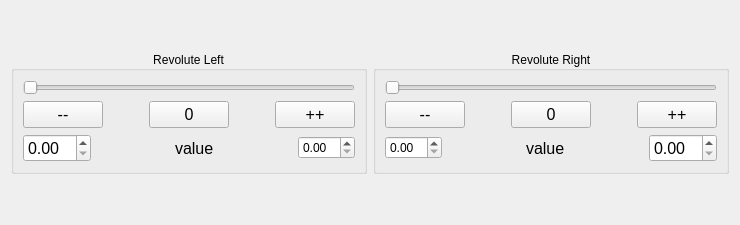
                    <widget class="QWidget" name="revolute_control_separate_tab_widget">
                      <attribute name="title">
                        <string>Separate</string>
                      </attribute>
                      <layout class="QVBoxLayout" name="revolute_control_separate_tab_widget_vertical_layout">
                        <item>
                          <spacer name="revolute_control_separate_tab_widget_vertical_layout_upper_spacer">
                            <property name="orientation">
                              <enum>Qt::Vertical</enum>
                            </property>
                            <property name="sizeHint" stdset="0">
                              <size>
                                <width>20</width>
                                <height>40</height>
                              </size>
                            </property>
                          </spacer>
                        </item>
                        <item>
                          <layout class="QHBoxLayout" name="revolute_control_separate_horizontal_layout">
                            <!-- revolute control separate left start -->
                            <item>
                              <widget class="QGroupBox" name="revolute_control_separate_left_group_box">
                                <property name="title">
                                  <string>Revolute Left</string>
                                </property>
                                <property name="alignment">
                                  <set>Qt::AlignCenter</set>
                                </property>
                                <layout class="QVBoxLayout" name="revolute_control_separate_left_vertical_layout">
                                  <item>
                                    <widget class="QSlider" name="revolute_control_separate_left_slider">
                                      <property name="orientation">
                                        <enum>Qt::Horizontal</enum>
                                      </property>
                                    </widget>
                                  </item>
                                  <item>
                                    <layout class="QHBoxLayout" name="revolute_control_separate_left_button">
                                      <item>
                                        <widget class="QPushButton" name="revolute_control_separate_left_button_decrease">
                                          <property name="font">
                                            <font>
                                              <pointsize>12</pointsize>
                                            </font>
                                          </property>
                                          <property name="text">
                                            <string>--</string>
                                          </property>
                                        </widget>
                                      </item>
                                      <item>
                                        <spacer name="revolute_control_separate_left_button_left_spacer">
                                          <property name="orientation">
                                            <enum>Qt::Horizontal</enum>
                                          </property>
                                          <property name="sizeHint" stdset="0">
                                            <size>
                                              <width>40</width>
                                              <height>20</height>
                                            </size>
                                          </property>
                                        </spacer>
                                      </item>
                                      <item>
                                        <widget class="QPushButton" name="revolute_control_separate_button_left_reset">
                                          <property name="font">
                                            <font>
                                              <pointsize>12</pointsize>
                                            </font>
                                          </property>
                                          <property name="text">
                                            <string>0</string>
                                          </property>
                                        </widget>
                                      </item>
                                      <item>
                                        <spacer name="revolute_control_separate_left_button_right_spacer">
                                          <property name="orientation">
                                            <enum>Qt::Horizontal</enum>
                                          </property>
                                          <property name="sizeHint" stdset="0">
                                            <size>
                                              <width>40</width>
                                              <height>20</height>
                                            </size>
                                          </property>
                                        </spacer>
                                      </item>
                                      <item>
                                        <widget class="QPushButton" name="revolute_control_separate_left_button_increase">
                                          <property name="font">
                                            <font>
                                              <pointsize>12</pointsize>
                                            </font>
                                          </property>
                                          <property name="text">
                                            <string>++</string>
                                          </property>
                                        </widget>
                                      </item>
                                    </layout>
                                  </item>
                                  <item>
                                    <layout class="QHBoxLayout" name="revolute_control_separate_left_value">
                                      <item>
                                        <widget class="QDoubleSpinBox" name="revolute_control_separate_left_value_minimum">
                                          <property name="font">
                                            <font>
                                              <pointsize>12</pointsize>
                                            </font>
                                          </property>
                                        </widget>
                                      </item>
                                      <item>
                                        <spacer name="revolute_control_separate_left_value_left_spacer">
                                          <property name="orientation">
                                            <enum>Qt::Horizontal</enum>
                                          </property>
                                          <property name="sizeHint" stdset="0">
                                            <size>
                                              <width>40</width>
                                              <height>20</height>
                                            </size>
                                          </property>
                                        </spacer>
                                      </item>
                                      <item>
                                        <widget class="QLabel" name="revolute_control_separate_left_value_current">
                                          <property name="font">
                                            <font>
                                              <pointsize>12</pointsize>
                                            </font>
                                          </property>
                                          <property name="text">
                                            <string>value</string>
                                          </property>
                                        </widget>
                                      </item>
                                      <item>
                                        <spacer name="revolute_control_separate_left_value_right_spacer">
                                          <property name="orientation">
                                            <enum>Qt::Horizontal</enum>
                                          </property>
                                          <property name="sizeHint" stdset="0">
                                            <size>
                                              <width>40</width>
                                              <height>20</height>
                                            </size>
                                          </property>
                                        </spacer>
                                      </item>
                                      <item>
                                        <widget class="QDoubleSpinBox" name="revolute_control_separate_left_value_maximum"/>
                                      </item>
                                    </layout>
                                  </item>
                                </layout>
                              </widget>
                            </item>
                            <!-- revolute control separate left end -->

                            <!-- revolute control separate right start -->
                            <item>
                              <widget class="QGroupBox" name="revolute_control_separate_right_group_box">
                                <property name="title">
                                  <string>Revolute Right</string>
                                </property>
                                <property name="alignment">
                                  <set>Qt::AlignCenter</set>
                                </property>
                                <layout class="QVBoxLayout" name="revolute_control_separate_right_vertical_layout">
                                  <item>
                                    <widget class="QSlider" name="revolute_control_separate_right_slider">
                                      <property name="orientation">
                                        <enum>Qt::Horizontal</enum>
                                      </property>
                                    </widget>
                                  </item>
                                  <item>
                                    <layout class="QHBoxLayout" name="revolute_control_separate_right_button">
                                      <item>
                                        <widget class="QPushButton" name="revolute_control_separate_right_button_decrease">
                                          <property name="font">
                                            <font>
                                              <pointsize>12</pointsize>
                                            </font>
                                          </property>
                                          <property name="text">
                                            <string>--</string>
                                          </property>
                                        </widget>
                                      </item>
                                      <item>
                                        <spacer name="revolute_control_separate_right_button_left_spacer">
                                          <property name="orientation">
                                            <enum>Qt::Horizontal</enum>
                                          </property>
                                          <property name="sizeHint" stdset="0">
                                            <size>
                                              <width>40</width>
                                              <height>20</height>
                                            </size>
                                          </property>
                                        </spacer>
                                      </item>
                                      <item>
                                        <widget class="QPushButton" name="revolute_control_separate_button_right_reset">
                                          <property name="font">
                                            <font>
                                              <pointsize>12</pointsize>
                                            </font>
                                          </property>
                                          <property name="text">
                                            <string>0</string>
                                          </property>
                                        </widget>
                                      </item>
                                      <item>
                                        <spacer name="revolute_control_separate_right_button_right_spacer">
                                          <property name="orientation">
                                            <enum>Qt::Horizontal</enum>
                                          </property>
                                          <property name="sizeHint" stdset="0">
                                            <size>
                                              <width>40</width>
                                              <height>20</height>
                                            </size>
                                          </property>
                                        </spacer>
                                      </item>
                                      <item>
                                        <widget class="QPushButton" name="revolute_control_separate_right_button_increase">
                                          <property name="font">
                                            <font>
                                              <pointsize>12</pointsize>
                                            </font>
                                          </property>
                                          <property name="text">
                                            <string>++</string>
                                          </property>
                                        </widget>
                                      </item>
                                    </layout>
                                  </item>
                                  <item>
                                    <layout class="QHBoxLayout" name="revolute_control_separate_right_value">
                                      <item>
                                        <widget class="QDoubleSpinBox" name="revolute_control_separate_right_value_minimum"/>
                                      </item>
                                      <item>
                                        <spacer name="revolute_control_separate_right_value_left_spacer">
                                          <property name="orientation">
                                            <enum>Qt::Horizontal</enum>
                                          </property>
                                          <property name="sizeHint" stdset="0">
                                            <size>
                                              <width>40</width>
                                              <height>20</height>
                                            </size>
                                          </property>
                                        </spacer>
                                      </item>
                                      <item>
                                        <widget class="QLabel" name="revolute_control_separate_right_value_current">
                                          <property name="font">
                                            <font>
                                              <pointsize>12</pointsize>
                                            </font>
                                          </property>
                                          <property name="text">
                                            <string>value</string>
                                          </property>
                                        </widget>
                                      </item>
                                      <item>
                                        <spacer name="revolute_control_separate_right_value_right_spacer">
                                          <property name="orientation">
                                            <enum>Qt::Horizontal</enum>
                                          </property>
                                          <property name="sizeHint" stdset="0">
                                            <size>
                                              <width>40</width>
                                              <height>20</height>
                                            </size>
                                          </property>
                                        </spacer>
                                      </item>
                                      <item>
                                        <widget class="QDoubleSpinBox" name="revolute_control_separate_right_value_maximum">
                                          <property name="font">
                                            <font>
                                              <pointsize>12</pointsize>
                                            </font>
                                          </property>
                                        </widget>
                                      </item>
                                    </layout>
                                  </item>
                                </layout>
                              </widget>
                            </item>
                            <!-- revolute control separate right end -->
                          </layout>
                        </item>
                        <item>
                          <spacer name="revolute_control_separate_tab_widget_vertical_layout_lower_spacer">
                            <property name="orientation">
                              <enum>Qt::Vertical</enum>
                            </property>
                            <property name="sizeHint" stdset="0">
                              <size>
                                <width>20</width>
                                <height>40</height>
                              </size>
                            </property>
                          </spacer>
                        </item>
                      </layout>
                    </widget>
